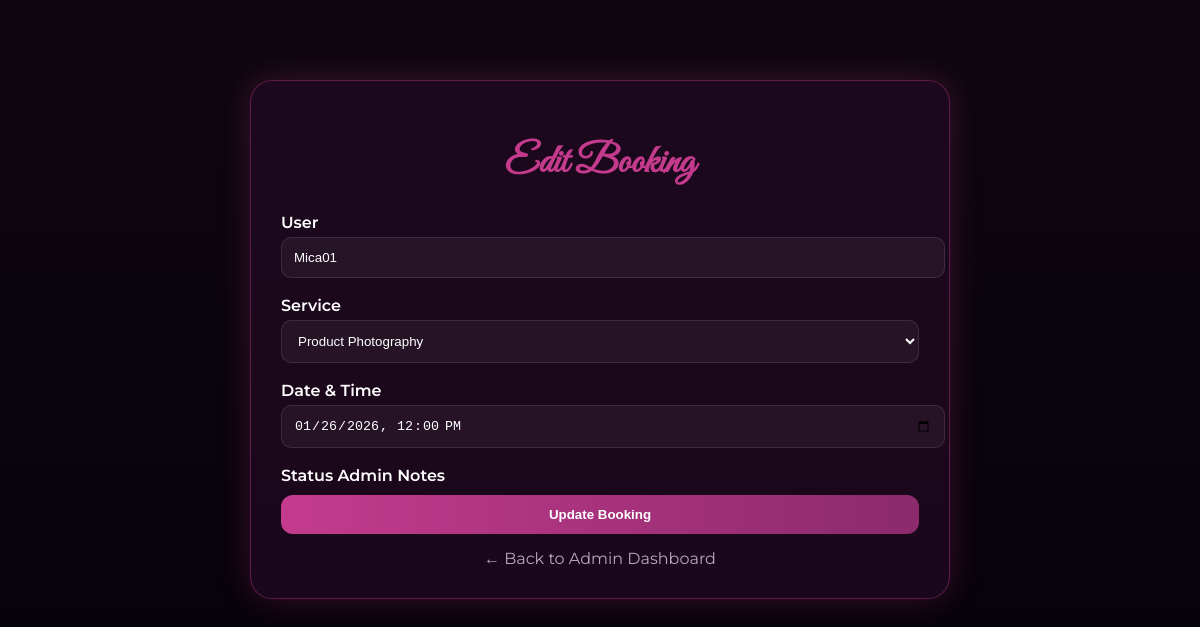
/bookings/admin-update/53/ (signed in), run on the app's committed database.
### bookings/models.py (models this page shows, shortened)
class Booking(models.Model):
    SERVICE_CHOICES = [
        ('portrait', 'Portrait Session'),
        ('wedding', 'Wedding Photoshoot'),
        ('product', 'Product Photography'),
        ('event', 'Event Coverage'),
    ]
    STATUS_CHOICES = [
        ('pending', 'Pending'),
        ('approved', 'Approved'),
        ('disapproved', 'Disapproved'),
        ('cancelled', 'Cancelled'),
    ]
    user = models.ForeignKey(User, on_delete=models.CASCADE)
    service_type = models.CharField(max_length=20, choices=SERVICE_CHOICES)
    session_datetime = models.DateTimeField()
    status = models.CharField(max_length=12, choices=STATUS_CHOICES, default='pending')
    notes = models.TextField(blank=True, null=True)
    notified = models.BooleanField(default=False)
    created_at = models.DateTimeField(auto_now_add=True)

### bookings/views.py (the view)
# urls.py: path('admin-update/<int:pk>/', views.admin_update_booking, name='admin_update_booking'),
@staff_member_required
def admin_update_booking(request, pk):
    booking = get_object_or_404(Booking, pk=pk)
    if request.method == 'POST':
        form = BookingForm(request.POST, instance=booking)
        if form.is_valid():
            form.save()
            messages.info(request, f"{booking.user.username}'s booking updated.")
            return redirect('admin_dashboard')
    else:
        form = BookingForm(instance=booking)
    return render(
        request,
        'bookings/admin_update_booking.html',
        {'form': form, 'booking': booking}
    )

### bookings/forms.py
class BookingForm(forms.ModelForm):
    class Meta:
        model = Booking
        fields = ['service_type', 'session_datetime', 'notes']
        widgets = {
            'session_datetime': forms.DateTimeInput(attrs={'type': 'datetime-local'}),
            'notes': forms.Textarea(attrs={'rows': 3}),
        }

### bookings/templates/bookings/admin_update_booking.html (shortened to what this page needs)
<!DOCTYPE html>
<html lang="en">
<head>
</head>
<body>
<div class="container">
    <div class="card">
        <h1 class="title">Edit Booking</h1>
        <form method="POST">
            <label>User</label>
            <input type="text" value="{{ booking.user.username }}" disabled>
            <label>Service</label>
            {{ form.service_type }}
            <label>Date & Time</label>
            {{ form.session_datetime }}
            <label>Status</label>
            <label>Admin Notes</label>
            <button type="submit" class="btn">Update Booking</button>
        </form>
        <a href="{% url 'admin_dashboard' %}" class="back">← Back to Admin Dashboard</a>
    </div>
</div>
</body>
</html>

### bookings/templates/bookings/admin_update_booking.html (style rules this page uses)
:root { --bg:#0f0710; --card:#1e1320; --accent:#c43b8d; --muted:#bba6bf; }
body { margin:0; background:linear-gradient(180deg,var(--bg),#07020a); font-family:Montserrat, sans-serif; color:var(--muted); }
.container { max-width:700px; margin:60px auto; padding:20px; }
.card { background:rgba(35,10,35,0.7); padding:30px; border-radius:22px; border:1px solid rgba(196,59,141,0.4); box-shadow:0 0 30px rgba(196,59,141,0.25); }
.title { font-family:'Great Vibes', cursive; font-size:40px; color:var(--accent); text-align:center; margin-bottom:25px; }
label { font-weight:600; color:white; }
input, select, textarea { width:100%; padding:12px; border-radius:10px; border:1px solid rgba(255,255,255,0.1); margin-top:5px; margin-bottom:18px; background:rgba(255,255,255,0.05); color:white; }
.btn { display:inline-block; background:linear-gradient(90deg,var(--accent),#8b2a6c); color:white; padding:12px 18px; border-radius:12px; font-weight:600; text-decoration:none; border:none; cursor:pointer; width:100%; margin-top:10px; transition:0.2s; }
.back { display:block; text-align:center; margin-top:15px; color:var(--muted); text-decoration:none; }

### data on the page
Booking: user.username "Mica01", service_type "Product Photography", session_datetime "01/26/2026 12:00"
